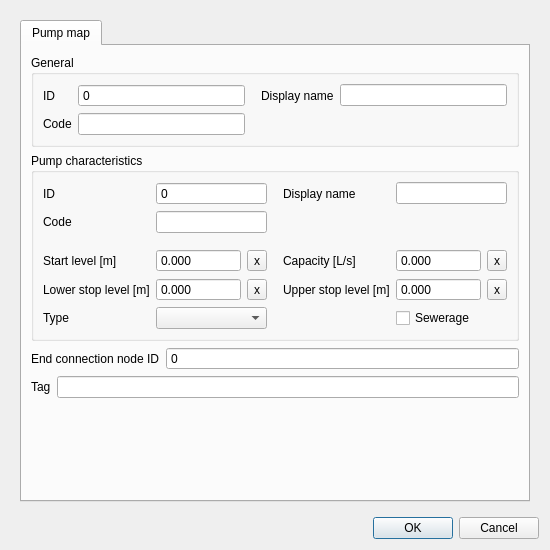
<?xml version="1.0" encoding="UTF-8"?>
<ui version="4.0">
 <class>PumpMapEditForm</class>
 <widget class="QDialog" name="PumpMapEditForm">
  <property name="geometry">
   <rect>
    <x>0</x>
    <y>0</y>
    <width>550</width>
    <height>550</height>
   </rect>
  </property>
  <property name="windowTitle">
   <string>Pump map</string>
  </property>
  <layout class="QGridLayout" name="gridLayout">
   <item row="0" column="0">
    <widget class="QScrollArea" name="scrollArea">
     <property name="frameShape">
      <enum>QFrame::NoFrame</enum>
     </property>
     <property name="widgetResizable">
      <bool>true</bool>
     </property>
     <widget class="QWidget" name="scrollAreaWidgetContents">
      <property name="geometry">
       <rect>
        <x>0</x>
        <y>0</y>
        <width>532</width>
        <height>503</height>
       </rect>
      </property>
      <layout class="QGridLayout" name="gridLayout_2">
       <item row="0" column="0">
        <widget class="QTabWidget" name="tabWidget">
         <property name="locale">
          <locale language="English" country="UnitedStates"/>
         </property>
         <property name="inputMethodHints">
          <set>Qt::ImhNone</set>
         </property>
         <property name="currentIndex">
          <number>0</number>
         </property>
         <widget class="QWidget" name="tab">
          <attribute name="title">
           <string>Pump map</string>
          </attribute>
          <layout class="QGridLayout" name="gridLayout_18">
           <item row="2" column="0" colspan="2">
            <widget class="QGroupBox" name="grp_characteristics">
             <property name="enabled">
              <bool>true</bool>
             </property>
             <property name="locale">
              <locale language="English" country="UnitedStates"/>
             </property>
             <property name="title">
              <string>Pump characteristics</string>
             </property>
             <layout class="QGridLayout" name="gridLayout_4">
              <item row="5" column="4" colspan="2">
               <widget class="QComboBox" name="pump_type">
                <property name="locale">
                 <locale language="English" country="UnitedStates"/>
                </property>
               </widget>
              </item>
              <item row="1" column="4" colspan="2">
               <widget class="QLineEdit" name="pump_code">
                <property name="sizePolicy">
                 <sizepolicy hsizetype="Expanding" vsizetype="Fixed">
                  <horstretch>0</horstretch>
                  <verstretch>0</verstretch>
                 </sizepolicy>
                </property>
                <property name="locale">
                 <locale language="English" country="UnitedStates"/>
                </property>
                <property name="clearButtonEnabled">
                 <bool>true</bool>
                </property>
               </widget>
              </item>
              <item row="5" column="3">
               <widget class="QLabel" name="label_11">
                <property name="locale">
                 <locale language="English" country="UnitedStates"/>
                </property>
                <property name="text">
                 <string>Type</string>
                </property>
                <property name="alignment">
                 <set>Qt::AlignLeading|Qt::AlignLeft|Qt::AlignVCenter</set>
                </property>
                <property name="indent">
                 <number>-1</number>
                </property>
               </widget>
              </item>
              <item row="3" column="4">
               <widget class="QDoubleSpinBox" name="pump_start_level">
                <property name="sizePolicy">
                 <sizepolicy hsizetype="Expanding" vsizetype="Fixed">
                  <horstretch>0</horstretch>
                  <verstretch>0</verstretch>
                 </sizepolicy>
                </property>
                <property name="locale">
                 <locale language="English" country="UnitedStates"/>
                </property>
                <property name="inputMethodHints">
                 <set>Qt::ImhNone</set>
                </property>
                <property name="buttonSymbols">
                 <enum>QAbstractSpinBox::NoButtons</enum>
                </property>
                <property name="decimals">
                 <number>3</number>
                </property>
                <property name="minimum">
                 <double>-9999999999.000000000000000</double>
                </property>
                <property name="maximum">
                 <double>9999999999.000000000000000</double>
                </property>
                <property name="showClearButton" stdset="0">
                 <bool>true</bool>
                </property>
                <property name="clearValue" stdset="0">
                 <bool>true</bool>
                </property>
                <property name="expressionsEnabled" stdset="0">
                 <bool>true</bool>
                </property>
               </widget>
              </item>
              <item row="4" column="8">
               <widget class="QToolButton" name="pump_upper_stop_level_clear">
                <property name="text">
                 <string>x</string>
                </property>
               </widget>
              </item>
              <item row="0" column="4" colspan="2">
               <widget class="QSpinBox" name="pump_id">
                <property name="locale">
                 <locale language="English" country="UnitedStates"/>
                </property>
                <property name="readOnly">
                 <bool>true</bool>
                </property>
                <property name="buttonSymbols">
                 <enum>QAbstractSpinBox::NoButtons</enum>
                </property>
                <property name="maximum">
                 <number>99999999</number>
                </property>
                <property name="showClearButton" stdset="0">
                 <bool>true</bool>
                </property>
                <property name="clearValue" stdset="0">
                 <bool>true</bool>
                </property>
                <property name="expressionsEnabled" stdset="0">
                 <bool>false</bool>
                </property>
               </widget>
              </item>
              <item row="3" column="3">
               <widget class="QLabel" name="label_8">
                <property name="locale">
                 <locale language="English" country="UnitedStates"/>
                </property>
                <property name="text">
                 <string>Start level [m]</string>
                </property>
                <property name="alignment">
                 <set>Qt::AlignLeading|Qt::AlignLeft|Qt::AlignVCenter</set>
                </property>
               </widget>
              </item>
              <item row="4" column="7">
               <widget class="QDoubleSpinBox" name="pump_upper_stop_level">
                <property name="sizePolicy">
                 <sizepolicy hsizetype="Expanding" vsizetype="Fixed">
                  <horstretch>0</horstretch>
                  <verstretch>0</verstretch>
                 </sizepolicy>
                </property>
                <property name="locale">
                 <locale language="English" country="UnitedStates"/>
                </property>
                <property name="buttonSymbols">
                 <enum>QAbstractSpinBox::NoButtons</enum>
                </property>
                <property name="decimals">
                 <number>3</number>
                </property>
                <property name="minimum">
                 <double>-99999999.000000000000000</double>
                </property>
                <property name="maximum">
                 <double>1000000.000000000000000</double>
                </property>
                <property name="showClearButton" stdset="0">
                 <bool>true</bool>
                </property>
                <property name="clearValue" stdset="0">
                 <bool>true</bool>
                </property>
                <property name="expressionsEnabled" stdset="0">
                 <bool>true</bool>
                </property>
               </widget>
              </item>
              <item row="3" column="7">
               <widget class="QDoubleSpinBox" name="pump_capacity">
                <property name="sizePolicy">
                 <sizepolicy hsizetype="Expanding" vsizetype="Fixed">
                  <horstretch>0</horstretch>
                  <verstretch>0</verstretch>
                 </sizepolicy>
                </property>
                <property name="locale">
                 <locale language="English" country="UnitedStates"/>
                </property>
                <property name="inputMethodHints">
                 <set>Qt::ImhNone</set>
                </property>
                <property name="buttonSymbols">
                 <enum>QAbstractSpinBox::NoButtons</enum>
                </property>
                <property name="decimals">
                 <number>3</number>
                </property>
                <property name="minimum">
                 <double>-9999999999.000000000000000</double>
                </property>
                <property name="maximum">
                 <double>9999999999.000000000000000</double>
                </property>
                <property name="showClearButton" stdset="0">
                 <bool>true</bool>
                </property>
                <property name="clearValue" stdset="0">
                 <bool>true</bool>
                </property>
                <property name="expressionsEnabled" stdset="0">
                 <bool>true</bool>
                </property>
               </widget>
              </item>
              <item row="3" column="5">
               <widget class="QToolButton" name="pump_start_level_clear">
                <property name="text">
                 <string>x</string>
                </property>
               </widget>
              </item>
              <item row="0" column="6">
               <widget class="QLabel" name="label_4">
                <property name="locale">
                 <locale language="English" country="UnitedStates"/>
                </property>
                <property name="text">
                 <string>Display name</string>
                </property>
                <property name="alignment">
                 <set>Qt::AlignLeading|Qt::AlignLeft|Qt::AlignVCenter</set>
                </property>
                <property name="indent">
                 <number>10</number>
                </property>
               </widget>
              </item>
              <item row="1" column="3">
               <widget class="QLabel" name="label_6">
                <property name="locale">
                 <locale language="English" country="UnitedStates"/>
                </property>
                <property name="text">
                 <string>Code</string>
                </property>
                <property name="alignment">
                 <set>Qt::AlignLeading|Qt::AlignLeft|Qt::AlignVCenter</set>
                </property>
               </widget>
              </item>
              <item row="3" column="8">
               <widget class="QToolButton" name="pump_capacity_clear">
                <property name="text">
                 <string>x</string>
                </property>
               </widget>
              </item>
              <item row="5" column="7" colspan="2">
               <widget class="QCheckBox" name="pump_sewerage">
                <property name="layoutDirection">
                 <enum>Qt::LeftToRight</enum>
                </property>
                <property name="text">
                 <string>Sewerage</string>
                </property>
               </widget>
              </item>
              <item row="4" column="3">
               <widget class="QLabel" name="label_7">
                <property name="locale">
                 <locale language="English" country="UnitedStates"/>
                </property>
                <property name="text">
                 <string>Lower stop level [m]</string>
                </property>
                <property name="alignment">
                 <set>Qt::AlignLeading|Qt::AlignLeft|Qt::AlignVCenter</set>
                </property>
               </widget>
              </item>
              <item row="2" column="4">
               <spacer name="verticalSpacer">
                <property name="orientation">
                 <enum>Qt::Vertical</enum>
                </property>
                <property name="sizeType">
                 <enum>QSizePolicy::MinimumExpanding</enum>
                </property>
                <property name="sizeHint" stdset="0">
                 <size>
                  <width>20</width>
                  <height>10</height>
                 </size>
                </property>
               </spacer>
              </item>
              <item row="0" column="3">
               <widget class="QLabel" name="label_5">
                <property name="locale">
                 <locale language="English" country="UnitedStates"/>
                </property>
                <property name="text">
                 <string>ID</string>
                </property>
                <property name="alignment">
                 <set>Qt::AlignLeading|Qt::AlignLeft|Qt::AlignVCenter</set>
                </property>
               </widget>
              </item>
              <item row="4" column="4">
               <widget class="QDoubleSpinBox" name="pump_lower_stop_level">
                <property name="sizePolicy">
                 <sizepolicy hsizetype="Expanding" vsizetype="Fixed">
                  <horstretch>0</horstretch>
                  <verstretch>0</verstretch>
                 </sizepolicy>
                </property>
                <property name="locale">
                 <locale language="English" country="UnitedStates"/>
                </property>
                <property name="buttonSymbols">
                 <enum>QAbstractSpinBox::NoButtons</enum>
                </property>
                <property name="decimals">
                 <number>3</number>
                </property>
                <property name="minimum">
                 <double>-99999999.000000000000000</double>
                </property>
                <property name="maximum">
                 <double>1000000.000000000000000</double>
                </property>
                <property name="showClearButton" stdset="0">
                 <bool>true</bool>
                </property>
                <property name="clearValue" stdset="0">
                 <bool>true</bool>
                </property>
                <property name="expressionsEnabled" stdset="0">
                 <bool>true</bool>
                </property>
               </widget>
              </item>
              <item row="4" column="6">
               <widget class="QLabel" name="label_9">
                <property name="locale">
                 <locale language="English" country="UnitedStates"/>
                </property>
                <property name="text">
                 <string>Upper stop level [m]</string>
                </property>
                <property name="alignment">
                 <set>Qt::AlignLeading|Qt::AlignLeft|Qt::AlignVCenter</set>
                </property>
                <property name="indent">
                 <number>10</number>
                </property>
               </widget>
              </item>
              <item row="3" column="6">
               <widget class="QLabel" name="label_10">
                <property name="locale">
                 <locale language="English" country="UnitedStates"/>
                </property>
                <property name="text">
                 <string>Capacity [L/s]</string>
                </property>
                <property name="alignment">
                 <set>Qt::AlignLeading|Qt::AlignLeft|Qt::AlignVCenter</set>
                </property>
                <property name="indent">
                 <number>10</number>
                </property>
               </widget>
              </item>
              <item row="4" column="5">
               <widget class="QToolButton" name="pump_lower_stop_level_clear">
                <property name="text">
                 <string>x</string>
                </property>
               </widget>
              </item>
              <item row="0" column="7" colspan="2">
               <widget class="QLineEdit" name="pump_display_name">
                <property name="sizePolicy">
                 <sizepolicy hsizetype="Expanding" vsizetype="Fixed">
                  <horstretch>0</horstretch>
                  <verstretch>0</verstretch>
                 </sizepolicy>
                </property>
                <property name="locale">
                 <locale language="English" country="UnitedStates"/>
                </property>
                <property name="clearButtonEnabled">
                 <bool>true</bool>
                </property>
               </widget>
              </item>
             </layout>
            </widget>
           </item>
           <item row="3" column="0">
            <widget class="QLabel" name="label_19">
             <property name="locale">
              <locale language="English" country="UnitedStates"/>
             </property>
             <property name="inputMethodHints">
              <set>Qt::ImhNone</set>
             </property>
             <property name="text">
              <string>End connection node ID</string>
             </property>
             <property name="alignment">
              <set>Qt::AlignLeading|Qt::AlignLeft|Qt::AlignVCenter</set>
             </property>
             <property name="indent">
              <number>-1</number>
             </property>
            </widget>
           </item>
           <item row="1" column="0" colspan="2">
            <widget class="QGroupBox" name="grp_general">
             <property name="enabled">
              <bool>true</bool>
             </property>
             <property name="locale">
              <locale language="English" country="UnitedStates"/>
             </property>
             <property name="title">
              <string>General</string>
             </property>
             <layout class="QGridLayout" name="gridLayout_5">
              <item row="1" column="0">
               <widget class="QLabel" name="label">
                <property name="locale">
                 <locale language="English" country="UnitedStates"/>
                </property>
                <property name="text">
                 <string>ID</string>
                </property>
                <property name="alignment">
                 <set>Qt::AlignLeading|Qt::AlignLeft|Qt::AlignVCenter</set>
                </property>
               </widget>
              </item>
              <item row="1" column="2">
               <widget class="QLabel" name="label_2">
                <property name="locale">
                 <locale language="English" country="UnitedStates"/>
                </property>
                <property name="text">
                 <string>Display name</string>
                </property>
                <property name="alignment">
                 <set>Qt::AlignLeading|Qt::AlignLeft|Qt::AlignVCenter</set>
                </property>
                <property name="indent">
                 <number>10</number>
                </property>
               </widget>
              </item>
              <item row="1" column="1">
               <widget class="QSpinBox" name="id">
                <property name="locale">
                 <locale language="English" country="UnitedStates"/>
                </property>
                <property name="readOnly">
                 <bool>true</bool>
                </property>
                <property name="buttonSymbols">
                 <enum>QAbstractSpinBox::NoButtons</enum>
                </property>
                <property name="maximum">
                 <number>99999999</number>
                </property>
                <property name="showClearButton" stdset="0">
                 <bool>true</bool>
                </property>
                <property name="clearValue" stdset="0">
                 <bool>true</bool>
                </property>
                <property name="expressionsEnabled" stdset="0">
                 <bool>false</bool>
                </property>
               </widget>
              </item>
              <item row="1" column="3">
               <widget class="QLineEdit" name="display_name">
                <property name="sizePolicy">
                 <sizepolicy hsizetype="Expanding" vsizetype="Fixed">
                  <horstretch>0</horstretch>
                  <verstretch>0</verstretch>
                 </sizepolicy>
                </property>
                <property name="locale">
                 <locale language="English" country="UnitedStates"/>
                </property>
                <property name="clearButtonEnabled">
                 <bool>true</bool>
                </property>
               </widget>
              </item>
              <item row="2" column="0">
               <widget class="QLabel" name="label_3">
                <property name="locale">
                 <locale language="English" country="UnitedStates"/>
                </property>
                <property name="text">
                 <string>Code</string>
                </property>
                <property name="alignment">
                 <set>Qt::AlignLeading|Qt::AlignLeft|Qt::AlignVCenter</set>
                </property>
               </widget>
              </item>
              <item row="2" column="1">
               <widget class="QLineEdit" name="code">
                <property name="sizePolicy">
                 <sizepolicy hsizetype="Expanding" vsizetype="Fixed">
                  <horstretch>0</horstretch>
                  <verstretch>0</verstretch>
                 </sizepolicy>
                </property>
                <property name="locale">
                 <locale language="English" country="UnitedStates"/>
                </property>
                <property name="clearButtonEnabled">
                 <bool>true</bool>
                </property>
               </widget>
              </item>
             </layout>
            </widget>
           </item>
           <item row="3" column="1">
            <widget class="QSpinBox" name="connection_node_id_end">
             <property name="sizePolicy">
              <sizepolicy hsizetype="Expanding" vsizetype="Fixed">
               <horstretch>0</horstretch>
               <verstretch>0</verstretch>
              </sizepolicy>
             </property>
             <property name="locale">
              <locale language="English" country="UnitedStates"/>
             </property>
             <property name="inputMethodHints">
              <set>Qt::ImhNone</set>
             </property>
             <property name="readOnly">
              <bool>true</bool>
             </property>
             <property name="buttonSymbols">
              <enum>QAbstractSpinBox::NoButtons</enum>
             </property>
             <property name="maximum">
              <number>999999999</number>
             </property>
             <property name="clearValue" stdset="0">
              <bool>true</bool>
             </property>
             <property name="expressionsEnabled" stdset="0">
              <bool>false</bool>
             </property>
            </widget>
           </item>
           <item row="5" column="0">
            <spacer name="verticalSpacer_3">
             <property name="orientation">
              <enum>Qt::Vertical</enum>
             </property>
             <property name="sizeType">
              <enum>QSizePolicy::MinimumExpanding</enum>
             </property>
             <property name="sizeHint" stdset="0">
              <size>
               <width>20</width>
               <height>10</height>
              </size>
             </property>
            </spacer>
           </item>
           <item row="4" column="0" colspan="2">
            <layout class="QHBoxLayout" name="horizontalLayout_2">
             <property name="bottomMargin">
              <number>0</number>
             </property>
             <item>
              <widget class="QLabel" name="label_13">
               <property name="text">
                <string>Tag</string>
               </property>
              </widget>
             </item>
             <item>
              <widget class="QLineEdit" name="tag_descriptions">
               <property name="readOnly">
                <bool>true</bool>
               </property>
              </widget>
             </item>
            </layout>
           </item>
          </layout>
         </widget>
        </widget>
       </item>
      </layout>
     </widget>
    </widget>
   </item>
   <item row="1" column="0">
    <widget class="QDialogButtonBox" name="buttonBox">
     <property name="standardButtons">
      <set>QDialogButtonBox::Cancel|QDialogButtonBox::Ok</set>
     </property>
    </widget>
   </item>
  </layout>
 </widget>
 <tabstops>
  <tabstop>scrollArea</tabstop>
  <tabstop>tabWidget</tabstop>
  <tabstop>id</tabstop>
  <tabstop>code</tabstop>
  <tabstop>display_name</tabstop>
  <tabstop>pump_id</tabstop>
  <tabstop>pump_code</tabstop>
  <tabstop>pump_display_name</tabstop>
  <tabstop>pump_start_level</tabstop>
  <tabstop>pump_start_level_clear</tabstop>
  <tabstop>pump_lower_stop_level</tabstop>
  <tabstop>pump_lower_stop_level_clear</tabstop>
  <tabstop>pump_capacity</tabstop>
  <tabstop>pump_capacity_clear</tabstop>
 </tabstops>
 <resources/>
 <connections/>
</ui>
